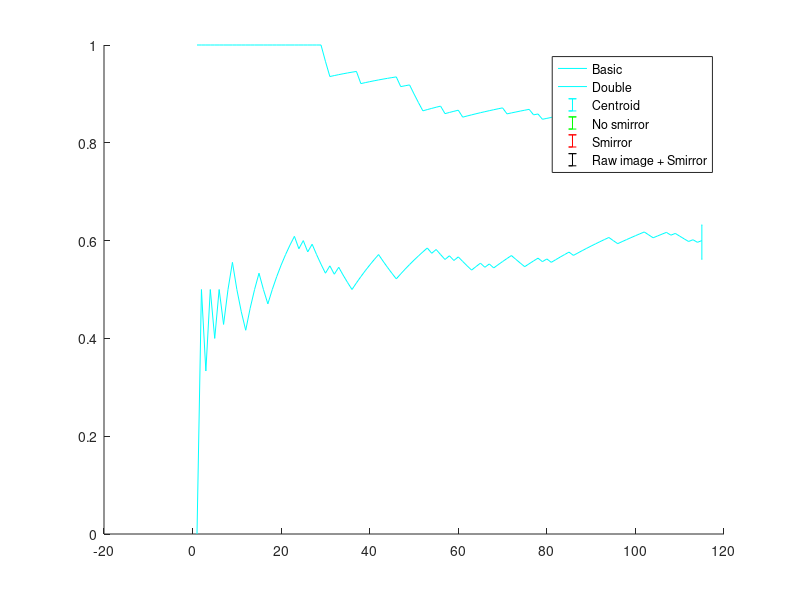

Write the MATLAB code that produced this figure.
data_double = [];
data_policy = [
];
data_centroid = [

];


data_basic = [
0
1
0
1
0
1
0
1
1
0
0
0
1
1
1
0
0
1
1
1
1
1
1
0
1
0
1
0
0
0
1
0
1
0
0
0
1
1
1
1
1
1
0
0
0
0
1
1
1
1
1
1
1
0
1
0
0
1
0
1
0
0
0
1
1
0
1
0
1
1
1
1
0
0
0
1
1
1
0
1
0
1
1
1
1
0
1
1
1
1
1
1
1
1
0
0
1
1
1
1
1
1
0
0
1
1
1
0
1
0
0
0
1
0
1

]; 

data_raw_image = [
]; 

data_smirror = [1
1
1
1
1
1
1
1
1
1
1
1
1
1
1
1
1
1
1
1
1
1
1
1
1
1
1
1
1
0
0
1
1
1
1
1
1
0
1
1
1
1
1
1
1
1
0
1
1
0
0
0
1
1
1
1
0
1
1
1
0
1
1
1
1
1
1
1
1
1
0
1
1
1
1
1
0
1
0
1
1
1
1
1
0
1
1
1
1
1
1
0
1


];
data_policy_no_smirror = [];
% data_basic = data_basic(1:66);
success_basic = cumsum(data_basic);
success_centroid = cumsum(data_centroid);
success_double = cumsum(data_double);
success_policy = cumsum(data_policy);
success_smirror = cumsum(data_smirror);
success_policy_no_smirror = cumsum(data_policy_no_smirror);
success_raw_image = cumsum(data_raw_image);

figure;hold on;

plot(success_basic'./(1:length(data_basic)), 'c');
plot(success_double'./(1:length(data_double)), 'g');
plot(success_centroid'./(1:length(data_centroid)), 'r');
plot(success_policy_no_smirror'./(1:length(data_policy_no_smirror)), 'k');
plot(success_policy'./(1:length(data_policy)), 'b');
plot(success_smirror'./(1:length(data_smirror)), 'c');
plot(success_raw_image'./(1:length(data_raw_image)), 'm');

% 95% invertal of confidence
[phat,pci] = binofit(sum(data_basic),length(data_basic));
pci2(1) = phat - sqrt(phat*(1-phat)/length(data_basic))*normcdf(1-0.05/2);
pci2(2) = phat + sqrt(phat*(1-phat)/length(data_basic))*normcdf(1-0.95/2);
%errorbar(length(data_basic),phat,phat-pci(1),pci(2)-phat, 'c');
errorbar(length(data_basic),phat,phat-pci2(1),pci2(2)-phat, 'c');
[phat,pci] = binofit(sum(data_double),length(data_double));
pci2(1) = phat - sqrt(phat*(1-phat)/length(data_double))*normcdf(1-0.05/2);
pci2(2) = phat + sqrt(phat*(1-phat)/length(data_double))*normcdf(1-0.95/2);
%errorbar(length(data_double),phat,phat-pci(1),pci(2)-phat, 'g');
errorbar(length(data_double),phat,phat-pci2(1),pci2(2)-phat, 'g');
[phat,pci] = binofit(sum(data_centroid),length(data_centroid));
pci2(1) = phat - sqrt(phat*(1-phat)/length(data_centroid))*normcdf(1-0.05/2);
pci2(2) = phat + sqrt(phat*(1-phat)/length(data_centroid))*normcdf(1-0.95/2);
%errorbar(length(data_centroid),phat,phat-pci(1),pci(2)-phat, 'r');
errorbar(length(data_centroid),phat,phat-pci2(1),pci2(2)-phat, 'r');
[phat,pci] = binofit(sum(data_policy_no_smirror),length(data_policy_no_smirror));
pci2(1) = phat - sqrt(phat*(1-phat)/length(data_policy_no_smirror))*normcdf(1-0.05/2);
pci2(2) = phat + sqrt(phat*(1-phat)/length(data_policy_no_smirror))*normcdf(1-0.95/2);
%errorbar(length(data_policy_no_smirror),phat,phat-pci(1),pci(2)-phat)
errorbar(length(data_policy_no_smirror),phat,phat-pci2(1),pci2(2)-phat, 'k')
[phat,pci] = binofit(sum(data_policy),length(data_policy));
pci2(1) = phat - sqrt(phat*(1-phat)/length(data_policy))*normcdf(1-0.05/2);
pci2(2) = phat + sqrt(phat*(1-phat)/length(data_policy))*normcdf(1-0.95/2);
%errorbar(length(data_policy),phat,phat-pci(1),pci(2)-phat, 'b')
errorbar(length(data_policy),phat,phat-pci2(1),pci2(2)-phat, 'b')
[phat,pci] = binofit(sum(data_raw_image),length(data_raw_image));
pci2(1) = phat - sqrt(phat*(1-phat)/length(data_raw_image))*normcdf(1-0.05/2);
pci2(2) = phat + sqrt(phat*(1-phat)/length(data_raw_image))*normcdf(1-0.95/2);
% errorbar(length(data_raw_image),phat,phat-pci(1),pci(2)-phat, 'm')
errorbar(length(data_raw_image),phat,phat-pci2(1),pci2(2)-phat, 'm')
[phat,pci] = binofit(sum(data_smirror),length(data_smirror));
pci2(1) = phat - sqrt(phat*(1-phat)/length(data_smirror))*normcdf(1-0.05/2);
pci2(2) = phat + sqrt(phat*(1-phat)/length(data_smirror))*normcdf(1-0.95/2);
% errorbar(length(data_smirror),phat,phat-pci(1),pci(2)-phat, 'c')
errorbar(length(data_smirror),phat,phat-pci2(1),pci2(2)-phat, 'c')

legend('Basic', 'Double','Centroid','No smirror', 'Smirror','Raw image + Smirror')
